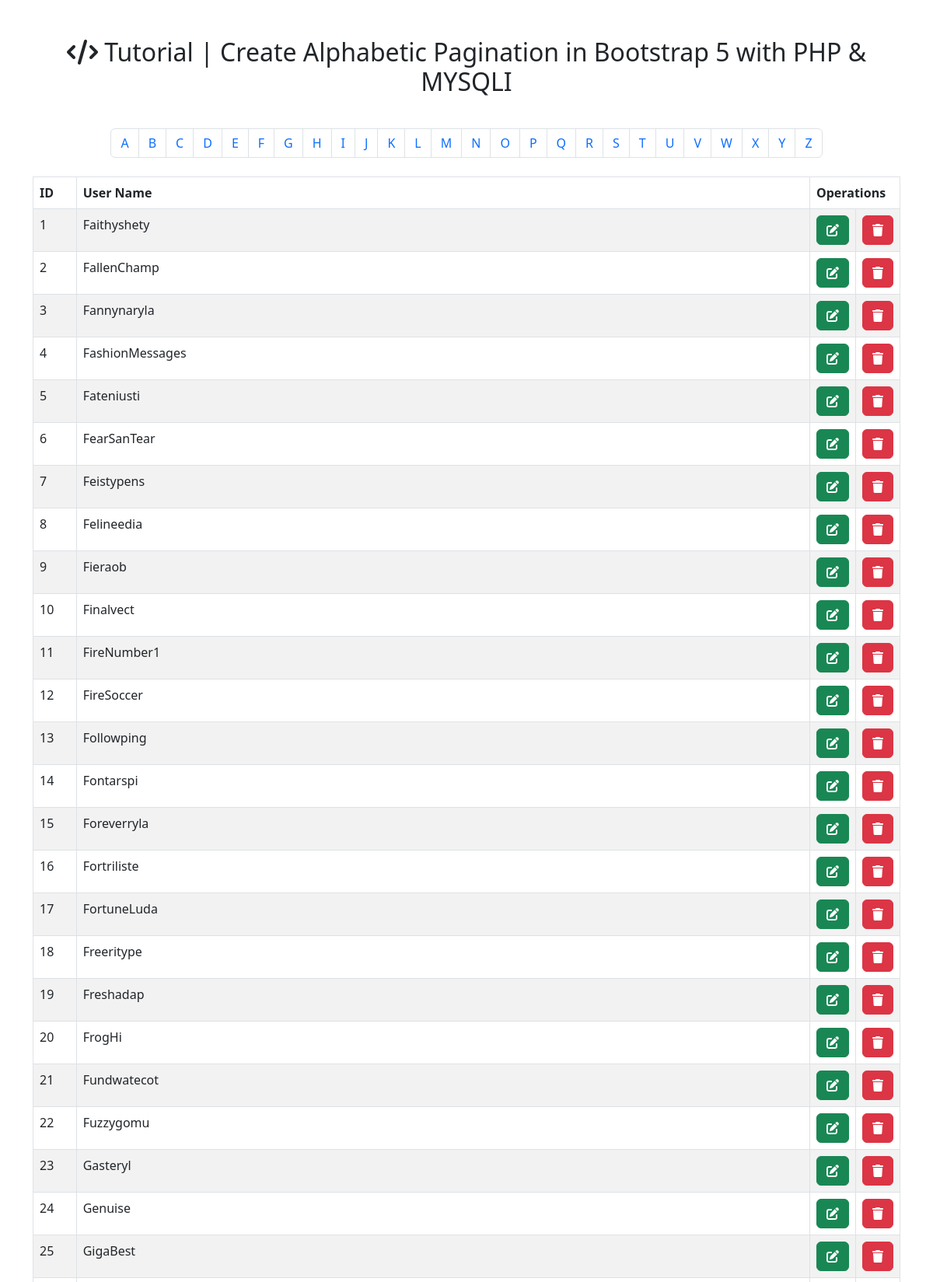
The app's page /Tutorial_Create_Alphabetical_PHP_Pagination_with_Bootstrap_5_in_PHP_MYSQLI/index.php (upper part) with its own data.
### tables this page shows
CREATE TABLE `users` (
  `user_id` int(11) NOT NULL PRIMARY KEY AUTO_INCREMENT,
  `user_name` varchar(30) NOT NULL
);

### Tutorial_Create_Alphabetical_PHP_Pagination_with_Bootstrap_5_in_PHP_MYSQLI/index.php (the view, shortened to what this page needs)
<?php
 $mysqli = mysqli_connect('localhost', 'db_user', 'db_pass', 'db_name');
 $character_is = '';
 if(isset($_GET["character"])) {
      $character_is = $_GET["character"];
      $character_is = preg_replace('#[^a-z]#i', '', $character_is);
      $current_character = $character_is;
      $query = "SELECT * FROM users WHERE user_name LIKE '$character_is%'";
 } else {
      $query = "SELECT * FROM users ORDER BY user_id";
 }
 $current_character = $character_is;
 $result = mysqli_query($mysqli, $query);
 ?>
<!DOCTYPE html>
<html lang="en">
    <head>
           <link rel="stylesheet" href="https://cdn.jsdelivr.net/npm/bootstrap@5.2.0/dist/css/bootstrap.min.css" />
           <link rel="stylesheet" href="https://cdnjs.cloudflare.com/ajax/libs/font-awesome/6.2.0/css/all.min.css" />
      </head>
      <body>
           <div class="container mt-5">
                <h2 class="mb-3" align="center"><i class="fa-solid fa-code"></i> Tutorial | Create Alphabetic Pagination in Bootstrap 5 with PHP & MYSQLI</h2>
                <div class="table-responsive">
                     <div align="center">
                     <?php
                          $character = range('A', 'Z');
                          echo '<nav aria-label="Pagination">
                          <ul class="pagination justify-content-center my-4">';
                          foreach($character as $abc) {
                                   if ($abc == $current_character) {
                                    $character_link_status = ' active" aria-current="page';
                                   } else {
                                    $character_link_status = '';
                                   }
                               echo '<li class="page-item'.$character_link_status.'"><a class="page-link" href="index.php?character='.$abc.'">'.$abc.'</a></li>';
                              }
                          echo '
                            </ul>
                         </nav>
                          ';
                     ?>
                     </div>
                     <table class="table table-striped table-bordered">
                        <thead class="thead-white">
                         <tr>
                               <th width="5%">ID</th>
                               <th width="85%">User Name</th>
                               <th width="10%" colspan="2">Operations</th>
                         </tr>
                         </thead>
                          <?php
                          if(mysqli_num_rows($result) > 0) {
                               while($data_user = mysqli_fetch_array($result)) {
                          ?>
                          <tr>
                               <td><?php echo $data_user["user_id"]; ?></td>
                               <td><?php echo $data_user["user_name"]; ?></td>
                               <td><span class="btn btn-success"><i class="fa-solid fa-edit"></i></span></td>
                               <td><span class="btn btn-danger"><i class="fa-solid fa-trash"></i></span></td>
                          </tr>
                          <?php
                               }
                          }
                          else {
                          ?>
                          <tr>
                               <td colspan="3" align="center">Query data was not Found</td>
                          </tr>
                          <?php
                          }
                          ?>
                     </table>
                </div>
           </div>
      </body>
 </html>

### Tutorial_Create_Alphabetical_PHP_Pagination_with_Bootstrap_5_in_PHP_MYSQLI/index.php (style rules this page uses)
.pagination { display: -ms-flexbox; flex-wrap: wrap; display: flex; padding-left: 0; list-style: none; border-radius: 0.25rem; }

### records on screen
users: user_id "1", user_name "Faithyshety"
users: user_id "2", user_name "FallenChamp"
users: user_id "3", user_name "Fannynaryla"
users: user_id "4", user_name "FashionMessages"
users: user_id "5", user_name "Fateniusti"
users: user_id "6", user_name "FearSanTear"
users: user_id "7", user_name "Feistypens"
users: user_id "8", user_name "Felineedia"
users: user_id "9", user_name "Fieraob"
users: user_id "10", user_name "Finalvect"
users: user_id "11", user_name "FireNumber1"
users: user_id "12", user_name "FireSoccer"
users: user_id "13", user_name "Followping"
users: user_id "14", user_name "Fontarspi"
users: user_id "15", user_name "Foreverryla"
users: user_id "16", user_name "Fortriliste"
users: user_id "17", user_name "FortuneLuda"
users: user_id "18", user_name "Freeritype"
users: user_id "19", user_name "Freshadap"
users: user_id "20", user_name "FrogHi"
users: user_id "21", user_name "Fundwatecot"
users: user_id "22", user_name "Fuzzygomu"
users: user_id "23", user_name "Gasteryl"
users: user_id "24", user_name "Genuise"
users: user_id "25", user_name "GigaBest"

### other values on screen
$abc "A"
$abc "B"
$abc "C"
$abc "D"
$abc "E"
$abc "F"
$abc "G"
$abc "H"
$abc "I"
$abc "J"
$abc "K"
$abc "L"
$abc "M"
$abc "N"
$abc "O"
